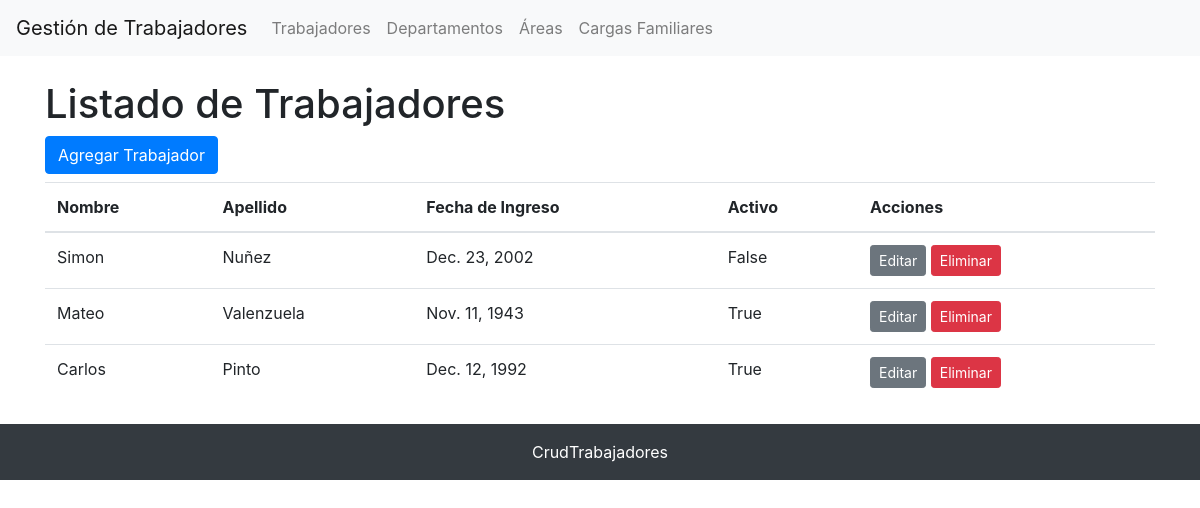
The app's page /CrudTrabajadores/trabajadores/ with its own data.
### CrudTrabajadores/models.py (models this page shows, shortened)
class Trabajador(models.Model):
    nombre = models.CharField(max_length=50, blank=False)
    apellido = models.CharField(max_length=50, blank=False)
    fecha_ingreso = models.DateField()
    estado_activo = models.BooleanField(default=True, validators=[validate_active_status])

### CrudTrabajadores/views.py (the view)
# urls.py: path('trabajadores/', views.TrabajadorListView.as_view(), name='trabajador_list'),
class TrabajadorListView(ListView):
    model = Trabajador
    template_name = 'trabajador_list.html'
    context_object_name = 'trabajadores'

### CrudTrabajadores/templates/CrudTrabajadores/trabajador_list.html (shortened to what this page needs)
{% extends 'base.html' %}
{% block content %}
<h1>Listado de Trabajadores</h1>
<a href="{% url 'trabajador_create' %}" class="btn btn-primary mb-2">Agregar Trabajador</a>
<table class="table">
    <thead>
        <tr>
            <th>Nombre</th>
            <th>Apellido</th>
            <th>Fecha de Ingreso</th>
            <th>Activo</th>
            <th>Acciones</th>
        </tr>
    </thead>
    <tbody>
        {% for trabajador in trabajadores %}
            <tr>
                <td>{{ trabajador.nombre }}</td>
                <td>{{ trabajador.apellido }}</td>
                <td>{{ trabajador.fecha_ingreso }}</td>
                <td>{{ trabajador.estado_activo }}</td>
                <td>
                    <a href="{% url 'trabajador_edit' trabajador.id %}" class="btn btn-secondary btn-sm">Editar</a>
                    <a href="{% url 'trabajador_delete' trabajador.id %}" class="btn btn-danger btn-sm">Eliminar</a>
                </td>
            </tr>
        {% endfor %}
    </tbody>
</table>
{% endblock %}

### CrudTrabajadores/templates/base.html (shortened to what this page needs)
<!DOCTYPE html>
<html lang="es">
<head>
    <link rel="stylesheet" href="https://stackpath.bootstrapcdn.com/bootstrap/4.3.1/css/bootstrap.min.css">
</head>
<body>
    <nav class="navbar navbar-expand-lg navbar-light bg-light">
        <a class="navbar-brand" href="{% url 'trabajador_list' %}">Gestión de Trabajadores</a>
        <div class="collapse navbar-collapse">
            <ul class="navbar-nav">
                <li class="nav-item">
                    <a class="nav-link" href="{% url 'trabajador_list' %}">Trabajadores</a>
                </li>
                <li class="nav-item">
                    <a class="nav-link" href="{% url 'departamento_list' %}">Departamentos</a>
                </li>
                <li class="nav-item">
                    <a class="nav-link" href="{% url 'area_list' %}">Áreas</a>
                </li>
                <li class="nav-item">
                    <a class="nav-link" href="{% url 'carga_familiar_list' %}">Cargas Familiares</a>
                </li>
            </ul>
        </div>
    </nav>
    <div class="container mt-4">
        {% block content %}{% endblock %}
    </div>
    <footer class="bg-dark text-white text-center mt-4 py-3">
        <div class="container">
            <p class="mb-0">CrudTrabajadores</p>
        </div>
    </footer>
</body>
</html>

### records on screen
Trabajador: nombre "Simon", apellido "Nuñez", fecha_ingreso "Dec. 23, 2002", estado_activo "False"
Trabajador: nombre "Mateo", apellido "Valenzuela", fecha_ingreso "Nov. 11, 1943", estado_activo "True"
Trabajador: nombre "Carlos", apellido "Pinto", fecha_ingreso "Dec. 12, 1992", estado_activo "True"
